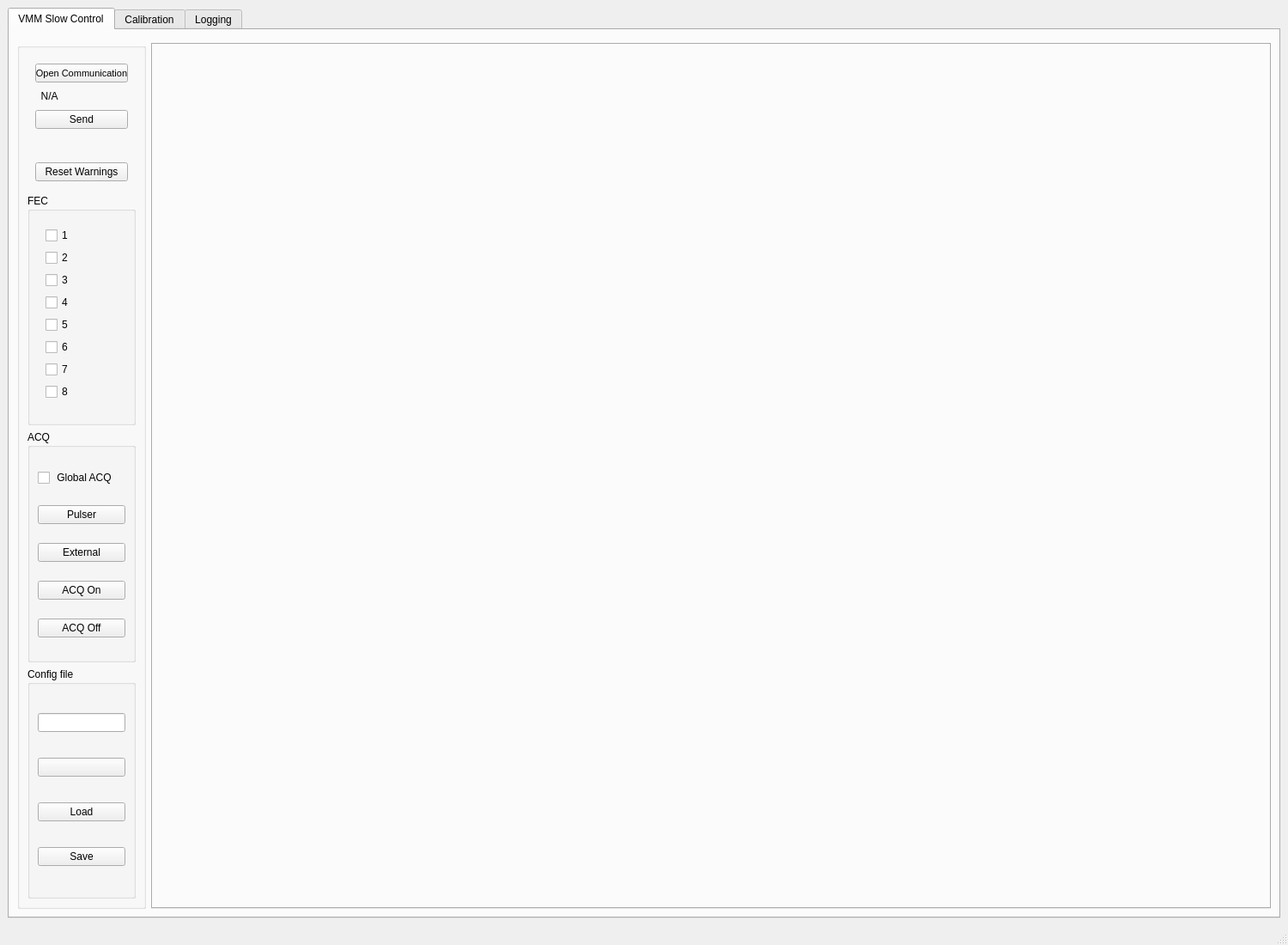
<?xml version="1.0" encoding="UTF-8"?>
<ui version="4.0">
 <class>daq_window</class>
 <widget class="QMainWindow" name="daq_window">
  <property name="geometry">
   <rect>
    <x>0</x>
    <y>0</y>
    <width>1500</width>
    <height>1100</height>
   </rect>
  </property>
  <property name="minimumSize">
   <size>
    <width>1500</width>
    <height>1000</height>
   </size>
  </property>
  <property name="maximumSize">
   <size>
    <width>999999</width>
    <height>999999</height>
   </size>
  </property>
  <property name="windowTitle">
   <string>MainWindow</string>
  </property>
  <widget class="QWidget" name="centralwidget">
   <layout class="QGridLayout" name="gridLayout_2">
    <item row="0" column="1">
     <widget class="QTabWidget" name="tabWidget_2">
      <property name="sizePolicy">
       <sizepolicy hsizetype="MinimumExpanding" vsizetype="MinimumExpanding">
        <horstretch>0</horstretch>
        <verstretch>0</verstretch>
       </sizepolicy>
      </property>
      <property name="currentIndex">
       <number>0</number>
      </property>
      <widget class="QWidget" name="tab">
       <attribute name="title">
        <string>VMM Slow Control</string>
       </attribute>
       <layout class="QGridLayout" name="gridLayout_5">
        <item row="1" column="2">
         <widget class="QTabWidget" name="tabWidget">
          <property name="currentIndex">
           <number>-1</number>
          </property>
         </widget>
        </item>
        <item row="1" column="1">
         <widget class="QGroupBox" name="groupBox">
          <property name="minimumSize">
           <size>
            <width>100</width>
            <height>600</height>
           </size>
          </property>
          <property name="maximumSize">
           <size>
            <width>150</width>
            <height>16777215</height>
           </size>
          </property>
          <property name="title">
           <string/>
          </property>
          <layout class="QGridLayout" name="gridLayout">
           <item row="2" column="0">
            <widget class="QGroupBox" name="groupBox_6">
             <property name="title">
              <string>ACQ</string>
             </property>
             <layout class="QGridLayout" name="gridLayout_12">
              <item row="0" column="0">
               <widget class="QCheckBox" name="checkBoxGlobalDAQ">
                <property name="text">
                 <string> Global ACQ</string>
                </property>
               </widget>
              </item>
              <item row="1" column="0" colspan="2">
               <widget class="QPushButton" name="trgPulser">
                <property name="font">
                 <font>
                  <pointsize>9</pointsize>
                 </font>
                </property>
                <property name="focusPolicy">
                 <enum>Qt::NoFocus</enum>
                </property>
                <property name="text">
                 <string>Pulser</string>
                </property>
                <property name="checkable">
                 <bool>false</bool>
                </property>
               </widget>
              </item>
              <item row="4" column="0" colspan="2">
               <widget class="QPushButton" name="offACQ">
                <property name="font">
                 <font>
                  <pointsize>9</pointsize>
                 </font>
                </property>
                <property name="focusPolicy">
                 <enum>Qt::NoFocus</enum>
                </property>
                <property name="text">
                 <string>ACQ Off</string>
                </property>
                <property name="checkable">
                 <bool>false</bool>
                </property>
               </widget>
              </item>
              <item row="3" column="0" colspan="2">
               <widget class="QPushButton" name="onACQ">
                <property name="font">
                 <font>
                  <pointsize>9</pointsize>
                 </font>
                </property>
                <property name="focusPolicy">
                 <enum>Qt::NoFocus</enum>
                </property>
                <property name="text">
                 <string>ACQ On</string>
                </property>
                <property name="checkable">
                 <bool>false</bool>
                </property>
               </widget>
              </item>
              <item row="2" column="0" colspan="2">
               <widget class="QPushButton" name="trgExternal">
                <property name="font">
                 <font>
                  <pointsize>9</pointsize>
                 </font>
                </property>
                <property name="focusPolicy">
                 <enum>Qt::NoFocus</enum>
                </property>
                <property name="autoFillBackground">
                 <bool>false</bool>
                </property>
                <property name="text">
                 <string>External</string>
                </property>
                <property name="checkable">
                 <bool>false</bool>
                </property>
                <property name="autoDefault">
                 <bool>false</bool>
                </property>
               </widget>
              </item>
             </layout>
            </widget>
           </item>
           <item row="0" column="0">
            <widget class="QWidget" name="widget_2" native="true">
             <property name="maximumSize">
              <size>
               <width>16777215</width>
               <height>155</height>
              </size>
             </property>
             <layout class="QGridLayout" name="gridLayout_8">
              <item row="3" column="0">
               <widget class="QLabel" name="connectionLabel_3">
                <property name="minimumSize">
                 <size>
                  <width>0</width>
                  <height>30</height>
                 </size>
                </property>
                <property name="maximumSize">
                 <size>
                  <width>16777215</width>
                  <height>22</height>
                 </size>
                </property>
                <property name="font">
                 <font>
                  <family>Arial</family>
                  <pointsize>9</pointsize>
                 </font>
                </property>
                <property name="text">
                 <string/>
                </property>
               </widget>
              </item>
              <item row="2" column="0">
               <widget class="QPushButton" name="Send">
                <property name="text">
                 <string>Send</string>
                </property>
               </widget>
              </item>
              <item row="0" column="0">
               <widget class="QPushButton" name="openConnection_2">
                <property name="minimumSize">
                 <size>
                  <width>0</width>
                  <height>22</height>
                 </size>
                </property>
                <property name="font">
                 <font>
                  <family>Arial</family>
                  <pointsize>8</pointsize>
                 </font>
                </property>
                <property name="text">
                 <string>Open Communication</string>
                </property>
               </widget>
              </item>
              <item row="5" column="0" rowspan="2">
               <spacer name="verticalSpacer">
                <property name="orientation">
                 <enum>Qt::Vertical</enum>
                </property>
                <property name="sizeHint" stdset="0">
                 <size>
                  <width>20</width>
                  <height>40</height>
                 </size>
                </property>
               </spacer>
              </item>
              <item row="1" column="0">
               <widget class="QLabel" name="connectionLabel_2">
                <property name="minimumSize">
                 <size>
                  <width>0</width>
                  <height>20</height>
                 </size>
                </property>
                <property name="maximumSize">
                 <size>
                  <width>16777215</width>
                  <height>16777215</height>
                 </size>
                </property>
                <property name="font">
                 <font>
                  <family>Arial</family>
                  <pointsize>9</pointsize>
                 </font>
                </property>
                <property name="text">
                 <string>  N/A</string>
                </property>
               </widget>
              </item>
              <item row="4" column="0">
               <widget class="QPushButton" name="reset_warnings">
                <property name="text">
                 <string>Reset Warnings</string>
                </property>
               </widget>
              </item>
             </layout>
            </widget>
           </item>
           <item row="1" column="0">
            <widget class="QGroupBox" name="Fec_group_box">
             <property name="title">
              <string>FEC</string>
             </property>
             <layout class="QGridLayout" name="gridLayout_3">
              <item row="0" column="0">
               <widget class="QWidget" name="widget_3" native="true">
                <layout class="QGridLayout" name="gridLayout_7">
                 <item row="0" column="0">
                  <widget class="QCheckBox" name="Box_fec1">
                   <property name="text">
                    <string>1</string>
                   </property>
                  </widget>
                 </item>
                 <item row="1" column="0">
                  <widget class="QCheckBox" name="Box_fec2">
                   <property name="text">
                    <string>2</string>
                   </property>
                  </widget>
                 </item>
                 <item row="2" column="0">
                  <widget class="QCheckBox" name="Box_fec3">
                   <property name="text">
                    <string>3</string>
                   </property>
                  </widget>
                 </item>
                 <item row="3" column="0">
                  <widget class="QCheckBox" name="Box_fec4">
                   <property name="text">
                    <string>4</string>
                   </property>
                  </widget>
                 </item>
                 <item row="4" column="0">
                  <widget class="QCheckBox" name="Box_fec5">
                   <property name="text">
                    <string>5</string>
                   </property>
                  </widget>
                 </item>
                 <item row="5" column="0">
                  <widget class="QCheckBox" name="Box_fec6">
                   <property name="text">
                    <string>6</string>
                   </property>
                  </widget>
                 </item>
                 <item row="6" column="0">
                  <widget class="QCheckBox" name="Box_fec7">
                   <property name="text">
                    <string>7</string>
                   </property>
                  </widget>
                 </item>
                 <item row="7" column="0">
                  <widget class="QCheckBox" name="Box_fec8">
                   <property name="text">
                    <string>8</string>
                   </property>
                  </widget>
                 </item>
                </layout>
               </widget>
              </item>
             </layout>
            </widget>
           </item>
           <item row="3" column="0">
            <widget class="QGroupBox" name="groupBox_2">
             <property name="title">
              <string>Config file</string>
             </property>
             <layout class="QGridLayout" name="gridLayout_6">
              <item row="0" column="0">
               <widget class="QLineEdit" name="line_configFile"/>
              </item>
              <item row="1" column="0">
               <widget class="QPushButton" name="selectDir">
                <property name="text">
                 <string/>
                </property>
                <property name="icon">
                 <iconset resource="../images/icons.qrc">
                  <normaloff>:/images/directory.png</normaloff>:/images/directory.png</iconset>
                </property>
                <property name="iconSize">
                 <size>
                  <width>18</width>
                  <height>20</height>
                 </size>
                </property>
               </widget>
              </item>
              <item row="2" column="0">
               <widget class="QPushButton" name="Button_load">
                <property name="text">
                 <string>Load</string>
                </property>
               </widget>
              </item>
              <item row="3" column="0">
               <widget class="QPushButton" name="Button_save">
                <property name="text">
                 <string>Save</string>
                </property>
               </widget>
              </item>
             </layout>
            </widget>
           </item>
          </layout>
         </widget>
        </item>
        <item row="0" column="1">
         <widget class="QWidget" name="widget" native="true"/>
        </item>
       </layout>
      </widget>
      <widget class="QWidget" name="tab_2">
       <property name="sizePolicy">
        <sizepolicy hsizetype="Expanding" vsizetype="Expanding">
         <horstretch>1</horstretch>
         <verstretch>1</verstretch>
        </sizepolicy>
       </property>
       <attribute name="title">
        <string>Calibration</string>
       </attribute>
       <layout class="QGridLayout" name="gridLayout_9">
        <item row="0" column="1" colspan="2">
         <widget class="QGroupBox" name="groupBox_3">
          <property name="sizePolicy">
           <sizepolicy hsizetype="Fixed" vsizetype="Fixed">
            <horstretch>0</horstretch>
            <verstretch>0</verstretch>
           </sizepolicy>
          </property>
          <property name="minimumSize">
           <size>
            <width>0</width>
            <height>0</height>
           </size>
          </property>
          <property name="title">
           <string>Run Setting</string>
          </property>
          <layout class="QFormLayout" name="formLayout">
           <item row="0" column="0">
            <widget class="QPushButton" name="pushButtonTakeData">
             <property name="sizePolicy">
              <sizepolicy hsizetype="Fixed" vsizetype="Fixed">
               <horstretch>0</horstretch>
               <verstretch>0</verstretch>
              </sizepolicy>
             </property>
             <property name="minimumSize">
              <size>
               <width>200</width>
               <height>25</height>
              </size>
             </property>
             <property name="text">
              <string>Take Data</string>
             </property>
             <property name="checkable">
              <bool>true</bool>
             </property>
             <property name="checked">
              <bool>false</bool>
             </property>
            </widget>
           </item>
           <item row="1" column="0">
            <widget class="QLabel" name="label_run">
             <property name="sizePolicy">
              <sizepolicy hsizetype="Fixed" vsizetype="Fixed">
               <horstretch>0</horstretch>
               <verstretch>0</verstretch>
              </sizepolicy>
             </property>
             <property name="minimumSize">
              <size>
               <width>200</width>
               <height>25</height>
              </size>
             </property>
             <property name="text">
              <string>#Runs</string>
             </property>
             <property name="alignment">
              <set>Qt::AlignRight|Qt::AlignTrailing|Qt::AlignVCenter</set>
             </property>
            </widget>
           </item>
           <item row="1" column="1">
            <widget class="QSpinBox" name="Runs">
             <property name="sizePolicy">
              <sizepolicy hsizetype="Fixed" vsizetype="Fixed">
               <horstretch>0</horstretch>
               <verstretch>0</verstretch>
              </sizepolicy>
             </property>
             <property name="minimumSize">
              <size>
               <width>200</width>
               <height>25</height>
              </size>
             </property>
             <property name="font">
              <font>
               <family>Arial</family>
               <pointsize>9</pointsize>
              </font>
             </property>
             <property name="minimum">
              <number>1</number>
             </property>
             <property name="maximum">
              <number>10000</number>
             </property>
             <property name="singleStep">
              <number>1</number>
             </property>
             <property name="value">
              <number>10</number>
             </property>
            </widget>
           </item>
           <item row="3" column="1">
            <widget class="QPushButton" name="pushButtonStoreCorrections">
             <property name="sizePolicy">
              <sizepolicy hsizetype="Fixed" vsizetype="Fixed">
               <horstretch>0</horstretch>
               <verstretch>0</verstretch>
              </sizepolicy>
             </property>
             <property name="minimumSize">
              <size>
               <width>200</width>
               <height>25</height>
              </size>
             </property>
             <property name="text">
              <string>Set Corrections</string>
             </property>
            </widget>
           </item>
           <item row="0" column="1">
            <widget class="QComboBox" name="comboBoxRunMode">
             <property name="sizePolicy">
              <sizepolicy hsizetype="Fixed" vsizetype="Fixed">
               <horstretch>0</horstretch>
               <verstretch>0</verstretch>
              </sizepolicy>
             </property>
             <property name="minimumSize">
              <size>
               <width>200</width>
               <height>25</height>
              </size>
             </property>
             <item>
              <property name="text">
               <string>automatic calibration</string>
              </property>
             </item>
             <item>
              <property name="text">
               <string>user settings</string>
              </property>
             </item>
            </widget>
           </item>
           <item row="3" column="0">
            <widget class="QCheckBox" name="checkBoxPerVMM">
             <property name="text">
              <string>Calibrate per VMM</string>
             </property>
             <property name="checked">
              <bool>true</bool>
             </property>
            </widget>
           </item>
          </layout>
         </widget>
        </item>
        <item row="7" column="1" colspan="6">
         <widget class="QFrame" name="framePlots">
          <property name="sizePolicy">
           <sizepolicy hsizetype="Expanding" vsizetype="Expanding">
            <horstretch>1</horstretch>
            <verstretch>1</verstretch>
           </sizepolicy>
          </property>
          <property name="minimumSize">
           <size>
            <width>1400</width>
            <height>900</height>
           </size>
          </property>
          <property name="frameShape">
           <enum>QFrame::StyledPanel</enum>
          </property>
          <property name="frameShadow">
           <enum>QFrame::Raised</enum>
          </property>
          <layout class="QGridLayout" name="gridLayout_13" rowstretch="1,1" columnstretch="1,1,1,1" rowminimumheight="300,300" columnminimumwidth="300,300,300,300">
           <property name="sizeConstraint">
            <enum>QLayout::SetMinimumSize</enum>
           </property>
           <item row="0" column="0">
            <widget class="QCustomPlot" name="customPlot1" native="true">
             <property name="sizePolicy">
              <sizepolicy hsizetype="Preferred" vsizetype="Preferred">
               <horstretch>1</horstretch>
               <verstretch>1</verstretch>
              </sizepolicy>
             </property>
             <property name="minimumSize">
              <size>
               <width>200</width>
               <height>200</height>
              </size>
             </property>
            </widget>
           </item>
           <item row="0" column="1">
            <widget class="QCustomPlot" name="customPlot2" native="true">
             <property name="sizePolicy">
              <sizepolicy hsizetype="Preferred" vsizetype="Preferred">
               <horstretch>1</horstretch>
               <verstretch>1</verstretch>
              </sizepolicy>
             </property>
             <property name="minimumSize">
              <size>
               <width>200</width>
               <height>200</height>
              </size>
             </property>
            </widget>
           </item>
           <item row="0" column="2">
            <widget class="QCustomPlot" name="customPlot3" native="true">
             <property name="sizePolicy">
              <sizepolicy hsizetype="Preferred" vsizetype="Preferred">
               <horstretch>1</horstretch>
               <verstretch>1</verstretch>
              </sizepolicy>
             </property>
             <property name="minimumSize">
              <size>
               <width>200</width>
               <height>200</height>
              </size>
             </property>
            </widget>
           </item>
           <item row="0" column="3">
            <widget class="QCustomPlot" name="customPlot4" native="true">
             <property name="sizePolicy">
              <sizepolicy hsizetype="Preferred" vsizetype="Preferred">
               <horstretch>1</horstretch>
               <verstretch>1</verstretch>
              </sizepolicy>
             </property>
             <property name="minimumSize">
              <size>
               <width>200</width>
               <height>200</height>
              </size>
             </property>
            </widget>
           </item>
           <item row="1" column="0">
            <widget class="QCustomPlot" name="customPlot5" native="true">
             <property name="sizePolicy">
              <sizepolicy hsizetype="Preferred" vsizetype="Preferred">
               <horstretch>1</horstretch>
               <verstretch>1</verstretch>
              </sizepolicy>
             </property>
             <property name="minimumSize">
              <size>
               <width>200</width>
               <height>200</height>
              </size>
             </property>
            </widget>
           </item>
           <item row="1" column="1">
            <widget class="QCustomPlot" name="customPlot6" native="true">
             <property name="sizePolicy">
              <sizepolicy hsizetype="Preferred" vsizetype="Preferred">
               <horstretch>1</horstretch>
               <verstretch>1</verstretch>
              </sizepolicy>
             </property>
             <property name="minimumSize">
              <size>
               <width>200</width>
               <height>200</height>
              </size>
             </property>
            </widget>
           </item>
           <item row="1" column="2">
            <widget class="QCustomPlot" name="customPlot7" native="true">
             <property name="sizePolicy">
              <sizepolicy hsizetype="Preferred" vsizetype="Preferred">
               <horstretch>1</horstretch>
               <verstretch>1</verstretch>
              </sizepolicy>
             </property>
             <property name="minimumSize">
              <size>
               <width>200</width>
               <height>200</height>
              </size>
             </property>
            </widget>
           </item>
           <item row="1" column="3">
            <widget class="QCustomPlot" name="customPlot8" native="true">
             <property name="sizePolicy">
              <sizepolicy hsizetype="Preferred" vsizetype="Preferred">
               <horstretch>1</horstretch>
               <verstretch>1</verstretch>
              </sizepolicy>
             </property>
             <property name="minimumSize">
              <size>
               <width>200</width>
               <height>200</height>
              </size>
             </property>
            </widget>
           </item>
          </layout>
         </widget>
        </item>
        <item row="0" column="3">
         <widget class="QGroupBox" name="Calib_Settings">
          <property name="sizePolicy">
           <sizepolicy hsizetype="Fixed" vsizetype="Fixed">
            <horstretch>0</horstretch>
            <verstretch>0</verstretch>
           </sizepolicy>
          </property>
          <property name="minimumSize">
           <size>
            <width>0</width>
            <height>0</height>
           </size>
          </property>
          <property name="title">
           <string>Calibration/Plot Settings</string>
          </property>
          <layout class="QFormLayout" name="formLayout_2">
           <item row="0" column="0">
            <widget class="QLabel" name="label_type">
             <property name="sizePolicy">
              <sizepolicy hsizetype="Fixed" vsizetype="Fixed">
               <horstretch>0</horstretch>
               <verstretch>0</verstretch>
              </sizepolicy>
             </property>
             <property name="minimumSize">
              <size>
               <width>120</width>
               <height>25</height>
              </size>
             </property>
             <property name="text">
              <string>Data type</string>
             </property>
            </widget>
           </item>
           <item row="0" column="1">
            <widget class="QComboBox" name="comboBoxCalibrationType">
             <property name="sizePolicy">
              <sizepolicy hsizetype="Fixed" vsizetype="Fixed">
               <horstretch>0</horstretch>
               <verstretch>0</verstretch>
              </sizepolicy>
             </property>
             <property name="minimumSize">
              <size>
               <width>150</width>
               <height>25</height>
              </size>
             </property>
             <item>
              <property name="text">
               <string>ADC</string>
              </property>
             </item>
             <item>
              <property name="text">
               <string>TDC</string>
              </property>
             </item>
             <item>
              <property name="text">
               <string>time (BCID/TDC)</string>
              </property>
             </item>
             <item>
              <property name="text">
               <string>Threshold</string>
              </property>
             </item>
             <item>
              <property name="text">
               <string>OfflineADC</string>
              </property>
             </item>
            </widget>
           </item>
           <item row="2" column="0">
            <widget class="QLabel" name="label_vmm">
             <property name="sizePolicy">
              <sizepolicy hsizetype="Fixed" vsizetype="Fixed">
               <horstretch>0</horstretch>
               <verstretch>0</verstretch>
              </sizepolicy>
             </property>
             <property name="minimumSize">
              <size>
               <width>120</width>
               <height>25</height>
              </size>
             </property>
             <property name="text">
              <string>Display FEC</string>
             </property>
            </widget>
           </item>
           <item row="1" column="0">
            <widget class="QLabel" name="label_2">
             <property name="sizePolicy">
              <sizepolicy hsizetype="Fixed" vsizetype="Fixed">
               <horstretch>0</horstretch>
               <verstretch>0</verstretch>
              </sizepolicy>
             </property>
             <property name="minimumSize">
              <size>
               <width>120</width>
               <height>25</height>
              </size>
             </property>
             <property name="text">
              <string>BCID Filter</string>
             </property>
            </widget>
           </item>
           <item row="1" column="1">
            <widget class="QLineEdit" name="lineEditBCID">
             <property name="sizePolicy">
              <sizepolicy hsizetype="Fixed" vsizetype="Fixed">
               <horstretch>0</horstretch>
               <verstretch>0</verstretch>
              </sizepolicy>
             </property>
             <property name="minimumSize">
              <size>
               <width>150</width>
               <height>25</height>
              </size>
             </property>
             <property name="sizeIncrement">
              <size>
               <width>1</width>
               <height>0</height>
              </size>
             </property>
            </widget>
           </item>
           <item row="2" column="1">
            <widget class="QComboBox" name="comboBoxFec">
             <property name="sizePolicy">
              <sizepolicy hsizetype="Fixed" vsizetype="Fixed">
               <horstretch>0</horstretch>
               <verstretch>0</verstretch>
              </sizepolicy>
             </property>
             <property name="minimumSize">
              <size>
               <width>150</width>
               <height>25</height>
              </size>
             </property>
            </widget>
           </item>
          </layout>
         </widget>
        </item>
        <item row="0" column="4" colspan="3">
         <widget class="QTextEdit" name="InfoScreen">
          <property name="sizePolicy">
           <sizepolicy hsizetype="MinimumExpanding" vsizetype="Fixed">
            <horstretch>0</horstretch>
            <verstretch>0</verstretch>
           </sizepolicy>
          </property>
          <property name="minimumSize">
           <size>
            <width>0</width>
            <height>120</height>
           </size>
          </property>
          <property name="maximumSize">
           <size>
            <width>16777215</width>
            <height>120</height>
           </size>
          </property>
          <property name="font">
           <font>
            <pointsize>9</pointsize>
           </font>
          </property>
         </widget>
        </item>
       </layout>
      </widget>
      <widget class="QWidget" name="tab_3">
       <attribute name="title">
        <string>Logging</string>
       </attribute>
       <layout class="QGridLayout" name="gridLayout_10">
        <item row="0" column="0">
         <widget class="QGroupBox" name="groupBox_5">
          <property name="title">
           <string>Logging</string>
          </property>
          <layout class="QGridLayout" name="gridLayout_11">
           <item row="0" column="0">
            <widget class="QTextEdit" name="loggingScreen">
             <property name="font">
              <font>
               <family>Courier</family>
               <pointsize>9</pointsize>
              </font>
             </property>
             <property name="lineWrapMode">
              <enum>QTextEdit::NoWrap</enum>
             </property>
             <property name="lineWrapColumnOrWidth">
              <number>150</number>
             </property>
             <property name="tabStopWidth">
              <number>0</number>
             </property>
            </widget>
           </item>
           <item row="1" column="0">
            <widget class="QPushButton" name="Debug">
             <property name="font">
              <font>
               <family>Arial</family>
               <pointsize>9</pointsize>
              </font>
             </property>
             <property name="text">
              <string>Debug</string>
             </property>
             <property name="checkable">
              <bool>true</bool>
             </property>
            </widget>
           </item>
          </layout>
         </widget>
        </item>
       </layout>
      </widget>
     </widget>
    </item>
   </layout>
  </widget>
  <widget class="QMenuBar" name="menubar">
   <property name="geometry">
    <rect>
     <x>0</x>
     <y>0</y>
     <width>1500</width>
     <height>22</height>
    </rect>
   </property>
  </widget>
  <widget class="QStatusBar" name="statusbar"/>
 </widget>
 <customwidgets>
  <customwidget>
   <class>QCustomPlot</class>
   <extends>QWidget</extends>
   <header>qcustomplot.h</header>
   <container>1</container>
  </customwidget>
 </customwidgets>
 <resources>
  <include location="../images/icons.qrc"/>
 </resources>
 <connections/>
</ui>
